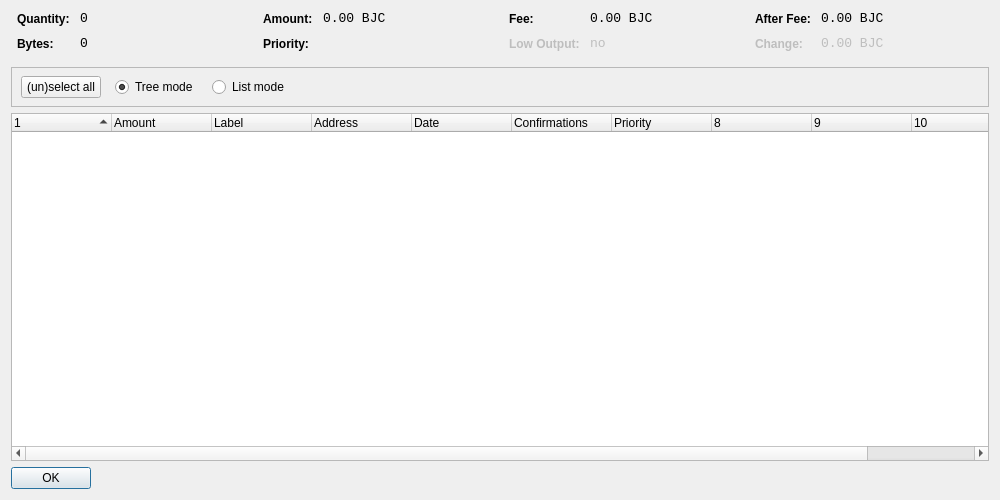
<?xml version="1.0" encoding="UTF-8"?>
<ui version="4.0">
 <class>CoinControlDialog</class>
 <widget class="QDialog" name="CoinControlDialog">
  <property name="geometry">
   <rect>
    <x>0</x>
    <y>0</y>
    <width>1000</width>
    <height>500</height>
   </rect>
  </property>
  <property name="windowTitle">
   <string>Coin Control</string>
  </property>
  <layout class="QVBoxLayout" name="verticalLayout">
   <item>
    <layout class="QHBoxLayout" name="horizontalLayoutTop" stretch="0,0,0,0">
     <property name="topMargin">
      <number>0</number>
     </property>
     <property name="bottomMargin">
      <number>10</number>
     </property>
     <item>
      <layout class="QFormLayout" name="formLayoutCoinControl1">
       <property name="horizontalSpacing">
        <number>10</number>
       </property>
       <property name="verticalSpacing">
        <number>10</number>
       </property>
       <property name="leftMargin">
        <number>6</number>
       </property>
       <property name="rightMargin">
        <number>6</number>
       </property>
       <item row="0" column="0">
        <widget class="QLabel" name="labelCoinControlQuantityText">
         <property name="styleSheet">
          <string notr="true">font-weight:bold;</string>
         </property>
         <property name="text">
          <string>Quantity:</string>
         </property>
        </widget>
       </item>
       <item row="0" column="1">
        <widget class="QLabel" name="labelCoinControlQuantity">
         <property name="font">
          <font>
           <family>Monospace</family>
           <pointsize>10</pointsize>
          </font>
         </property>
         <property name="cursor">
          <cursorShape>IBeamCursor</cursorShape>
         </property>
         <property name="contextMenuPolicy">
          <enum>Qt::ActionsContextMenu</enum>
         </property>
         <property name="text">
          <string notr="true">0</string>
         </property>
         <property name="textInteractionFlags">
          <set>Qt::LinksAccessibleByMouse|Qt::TextSelectableByKeyboard|Qt::TextSelectableByMouse</set>
         </property>
        </widget>
       </item>
       <item row="1" column="0">
        <widget class="QLabel" name="labelCoinControlBytesText">
         <property name="styleSheet">
          <string notr="true">font-weight:bold;</string>
         </property>
         <property name="text">
          <string>Bytes:</string>
         </property>
        </widget>
       </item>
       <item row="1" column="1">
        <widget class="QLabel" name="labelCoinControlBytes">
         <property name="font">
          <font>
           <family>Monospace</family>
           <pointsize>10</pointsize>
          </font>
         </property>
         <property name="cursor">
          <cursorShape>IBeamCursor</cursorShape>
         </property>
         <property name="contextMenuPolicy">
          <enum>Qt::ActionsContextMenu</enum>
         </property>
         <property name="text">
          <string notr="true">0</string>
         </property>
         <property name="textInteractionFlags">
          <set>Qt::LinksAccessibleByMouse|Qt::TextSelectableByKeyboard|Qt::TextSelectableByMouse</set>
         </property>
        </widget>
       </item>
      </layout>
     </item>
     <item>
      <layout class="QFormLayout" name="formLayoutCoinControl2">
       <property name="horizontalSpacing">
        <number>10</number>
       </property>
       <property name="verticalSpacing">
        <number>10</number>
       </property>
       <property name="leftMargin">
        <number>6</number>
       </property>
       <property name="rightMargin">
        <number>6</number>
       </property>
       <item row="0" column="0">
        <widget class="QLabel" name="labelCoinControlAmountText">
         <property name="styleSheet">
          <string notr="true">font-weight:bold;</string>
         </property>
         <property name="text">
          <string>Amount:</string>
         </property>
        </widget>
       </item>
       <item row="0" column="1">
        <widget class="QLabel" name="labelCoinControlAmount">
         <property name="font">
          <font>
           <family>Monospace</family>
           <pointsize>10</pointsize>
          </font>
         </property>
         <property name="cursor">
          <cursorShape>IBeamCursor</cursorShape>
         </property>
         <property name="contextMenuPolicy">
          <enum>Qt::ActionsContextMenu</enum>
         </property>
         <property name="text">
          <string notr="true">0.00 BJC</string>
         </property>
         <property name="textInteractionFlags">
          <set>Qt::LinksAccessibleByMouse|Qt::TextSelectableByKeyboard|Qt::TextSelectableByMouse</set>
         </property>
        </widget>
       </item>
       <item row="1" column="0">
        <widget class="QLabel" name="labelCoinControlPriorityText">
         <property name="styleSheet">
          <string notr="true">font-weight:bold;</string>
         </property>
         <property name="text">
          <string>Priority:</string>
         </property>
        </widget>
       </item>
       <item row="1" column="1">
        <widget class="QLabel" name="labelCoinControlPriority">
         <property name="font">
          <font>
           <family>Monospace</family>
           <pointsize>10</pointsize>
          </font>
         </property>
         <property name="cursor">
          <cursorShape>IBeamCursor</cursorShape>
         </property>
         <property name="contextMenuPolicy">
          <enum>Qt::ActionsContextMenu</enum>
         </property>
         <property name="text">
          <string/>
         </property>
         <property name="textInteractionFlags">
          <set>Qt::LinksAccessibleByMouse|Qt::TextSelectableByKeyboard|Qt::TextSelectableByMouse</set>
         </property>
        </widget>
       </item>
      </layout>
     </item>
     <item>
      <layout class="QFormLayout" name="formLayoutCoinControl3">
       <property name="horizontalSpacing">
        <number>10</number>
       </property>
       <property name="verticalSpacing">
        <number>10</number>
       </property>
       <property name="leftMargin">
        <number>6</number>
       </property>
       <property name="rightMargin">
        <number>6</number>
       </property>
       <item row="0" column="0">
        <widget class="QLabel" name="labelCoinControlFeeText">
         <property name="styleSheet">
          <string notr="true">font-weight:bold;</string>
         </property>
         <property name="text">
          <string>Fee:</string>
         </property>
        </widget>
       </item>
       <item row="0" column="1">
        <widget class="QLabel" name="labelCoinControlFee">
         <property name="font">
          <font>
           <family>Monospace</family>
           <pointsize>10</pointsize>
          </font>
         </property>
         <property name="cursor">
          <cursorShape>IBeamCursor</cursorShape>
         </property>
         <property name="contextMenuPolicy">
          <enum>Qt::ActionsContextMenu</enum>
         </property>
         <property name="text">
          <string notr="true">0.00 BJC</string>
         </property>
         <property name="textInteractionFlags">
          <set>Qt::LinksAccessibleByMouse|Qt::TextSelectableByKeyboard|Qt::TextSelectableByMouse</set>
         </property>
        </widget>
       </item>
       <item row="1" column="0">
        <widget class="QLabel" name="labelCoinControlLowOutputText">
         <property name="enabled">
          <bool>false</bool>
         </property>
         <property name="styleSheet">
          <string notr="true">font-weight:bold;</string>
         </property>
         <property name="text">
          <string>Low Output:</string>
         </property>
        </widget>
       </item>
       <item row="1" column="1">
        <widget class="QLabel" name="labelCoinControlLowOutput">
         <property name="enabled">
          <bool>false</bool>
         </property>
         <property name="font">
          <font>
           <family>Monospace</family>
           <pointsize>10</pointsize>
          </font>
         </property>
         <property name="cursor">
          <cursorShape>IBeamCursor</cursorShape>
         </property>
         <property name="contextMenuPolicy">
          <enum>Qt::ActionsContextMenu</enum>
         </property>
         <property name="text">
          <string notr="true">no</string>
         </property>
         <property name="textInteractionFlags">
          <set>Qt::LinksAccessibleByMouse|Qt::TextSelectableByKeyboard|Qt::TextSelectableByMouse</set>
         </property>
        </widget>
       </item>
      </layout>
     </item>
     <item>
      <layout class="QFormLayout" name="formLayoutCoinControl4">
       <property name="horizontalSpacing">
        <number>10</number>
       </property>
       <property name="verticalSpacing">
        <number>10</number>
       </property>
       <property name="leftMargin">
        <number>6</number>
       </property>
       <property name="rightMargin">
        <number>6</number>
       </property>
       <item row="0" column="0">
        <widget class="QLabel" name="labelCoinControlAfterFeeText">
         <property name="styleSheet">
          <string notr="true">font-weight:bold;</string>
         </property>
         <property name="text">
          <string>After Fee:</string>
         </property>
        </widget>
       </item>
       <item row="0" column="1">
        <widget class="QLabel" name="labelCoinControlAfterFee">
         <property name="font">
          <font>
           <family>Monospace</family>
           <pointsize>10</pointsize>
          </font>
         </property>
         <property name="cursor">
          <cursorShape>IBeamCursor</cursorShape>
         </property>
         <property name="contextMenuPolicy">
          <enum>Qt::ActionsContextMenu</enum>
         </property>
         <property name="text">
          <string notr="true">0.00 BJC</string>
         </property>
         <property name="textInteractionFlags">
          <set>Qt::LinksAccessibleByMouse|Qt::TextSelectableByKeyboard|Qt::TextSelectableByMouse</set>
         </property>
        </widget>
       </item>
       <item row="1" column="0">
        <widget class="QLabel" name="labelCoinControlChangeText">
         <property name="enabled">
          <bool>false</bool>
         </property>
         <property name="styleSheet">
          <string notr="true">font-weight:bold;</string>
         </property>
         <property name="text">
          <string>Change:</string>
         </property>
        </widget>
       </item>
       <item row="1" column="1">
        <widget class="QLabel" name="labelCoinControlChange">
         <property name="enabled">
          <bool>false</bool>
         </property>
         <property name="font">
          <font>
           <family>Monospace</family>
           <pointsize>10</pointsize>
          </font>
         </property>
         <property name="cursor">
          <cursorShape>IBeamCursor</cursorShape>
         </property>
         <property name="contextMenuPolicy">
          <enum>Qt::ActionsContextMenu</enum>
         </property>
         <property name="text">
          <string notr="true">0.00 BJC</string>
         </property>
         <property name="textInteractionFlags">
          <set>Qt::LinksAccessibleByMouse|Qt::TextSelectableByKeyboard|Qt::TextSelectableByMouse</set>
         </property>
        </widget>
       </item>
      </layout>
     </item>
    </layout>
   </item>
   <item>
    <widget class="QFrame" name="frame">
     <property name="minimumSize">
      <size>
       <width>0</width>
       <height>40</height>
      </size>
     </property>
     <property name="frameShape">
      <enum>QFrame::StyledPanel</enum>
     </property>
     <property name="frameShadow">
      <enum>QFrame::Sunken</enum>
     </property>
     <widget class="QWidget" name="horizontalLayoutWidget">
      <property name="geometry">
       <rect>
        <x>10</x>
        <y>0</y>
        <width>781</width>
        <height>41</height>
       </rect>
      </property>
      <layout class="QHBoxLayout" name="horizontalLayoutPanel" stretch="0,0,0,0,0">
       <property name="spacing">
        <number>14</number>
       </property>
       <item>
        <widget class="QPushButton" name="pushButtonSelectAll">
         <property name="sizePolicy">
          <sizepolicy hsizetype="Maximum" vsizetype="Fixed">
           <horstretch>0</horstretch>
           <verstretch>0</verstretch>
          </sizepolicy>
         </property>
         <property name="text">
          <string>(un)select all</string>
         </property>
        </widget>
       </item>
       <item>
        <widget class="QRadioButton" name="radioTreeMode">
         <property name="sizePolicy">
          <sizepolicy hsizetype="Maximum" vsizetype="Fixed">
           <horstretch>0</horstretch>
           <verstretch>0</verstretch>
          </sizepolicy>
         </property>
         <property name="text">
          <string>Tree mode</string>
         </property>
         <property name="checked">
          <bool>true</bool>
         </property>
        </widget>
       </item>
       <item>
        <widget class="QRadioButton" name="radioListMode">
         <property name="sizePolicy">
          <sizepolicy hsizetype="Maximum" vsizetype="Fixed">
           <horstretch>0</horstretch>
           <verstretch>0</verstretch>
          </sizepolicy>
         </property>
         <property name="text">
          <string>List mode</string>
         </property>
        </widget>
       </item>
       <item>
        <spacer name="horizontalSpacer">
         <property name="orientation">
          <enum>Qt::Horizontal</enum>
         </property>
         <property name="sizeHint" stdset="0">
          <size>
           <width>40</width>
           <height>20</height>
          </size>
         </property>
        </spacer>
       </item>
      </layout>
     </widget>
    </widget>
   </item>
   <item>
    <widget class="CoinControlTreeWidget" name="treeWidget">
     <property name="contextMenuPolicy">
      <enum>Qt::CustomContextMenu</enum>
     </property>
     <property name="sortingEnabled">
      <bool>false</bool>
     </property>
     <property name="columnCount">
      <number>11</number>
     </property>
     <attribute name="headerShowSortIndicator" stdset="0">
      <bool>true</bool>
     </attribute>
     <attribute name="headerStretchLastSection">
      <bool>false</bool>
     </attribute>
     <column>
      <property name="text">
       <string/>
      </property>
     </column>
     <column>
      <property name="text">
       <string>Amount</string>
      </property>
     </column>
     <column>
      <property name="text">
       <string>Label</string>
      </property>
     </column>
     <column>
      <property name="text">
       <string>Address</string>
      </property>
     </column>
     <column>
      <property name="text">
       <string>Date</string>
      </property>
     </column>
     <column>
      <property name="text">
       <string>Confirmations</string>
      </property>
      <property name="toolTip">
       <string>Confirmed</string>
      </property>
     </column>
     <column>
      <property name="text">
       <string>Priority</string>
      </property>
     </column>
     <column>
      <property name="text">
       <string/>
      </property>
     </column>
     <column>
      <property name="text">
       <string/>
      </property>
     </column>
     <column>
      <property name="text">
       <string/>
      </property>
     </column>
     <column>
      <property name="text">
       <string/>
      </property>
     </column>
    </widget>
   </item>
   <item>
    <widget class="QDialogButtonBox" name="buttonBox">
     <property name="sizePolicy">
      <sizepolicy hsizetype="Maximum" vsizetype="Fixed">
       <horstretch>0</horstretch>
       <verstretch>0</verstretch>
      </sizepolicy>
     </property>
     <property name="orientation">
      <enum>Qt::Horizontal</enum>
     </property>
     <property name="standardButtons">
      <set>QDialogButtonBox::Ok</set>
     </property>
    </widget>
   </item>
  </layout>
 </widget>
 <customwidgets>
  <customwidget>
   <class>CoinControlTreeWidget</class>
   <extends>QTreeWidget</extends>
   <header>coincontroltreewidget.h</header>
  </customwidget>
 </customwidgets>
 <resources/>
 <connections/>
</ui>
